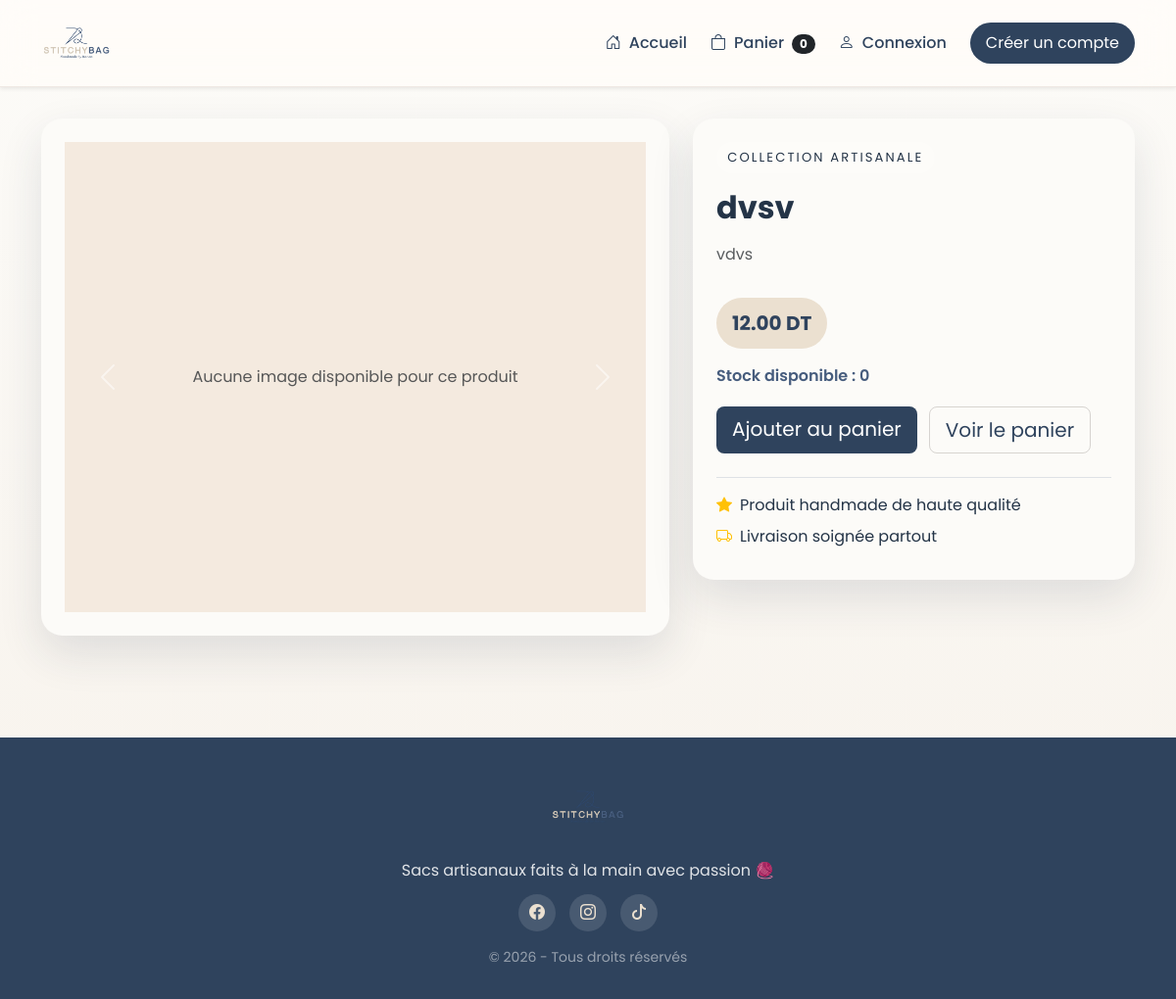
Screenshot of /product/12/ with the database file from the repository.
### shop/models.py (models this page shows, shortened)
class Product(models.Model):
    name = models.CharField(max_length=200)
    description = models.TextField()
    price = models.DecimalField(
        max_digits=10,
        decimal_places=2
    )
    stock = models.PositiveIntegerField(default=0)
    created_at = models.DateTimeField(
        auto_now_add=True
    )
    class Meta:
        ordering = ['-created_at']

### shop/views.py (the view)
def product_detail(request, pk):
    product = get_object_or_404(
        Product,
        pk=pk
    )
    return render(
        request,
        "shop/product_detail.html",
        {
            "product": product
        }
    )

### shop/cart.py (called while the page is built)
    def __len__(self):
        return sum(self.cart.values())

### shop/context_processors.py (called while the page is built)
def cart_count(request):
    cart = Cart(request)
    return {
        "cart_count": len(cart)
    }

### templates/shop/product_detail.html
{% extends 'base.html' %}
{% block content %}
<div class="row g-4 align-items-start">
    <div class="col-lg-7">
        <div class="detail-card">
            <div id="carouselExample" class="carousel slide">
                <div class="carousel-inner">
                    {% for image in product.images.all %}
                    <div class="carousel-item {% if forloop.first %}active{% endif %}">
                        <img src="{{ image.image.url }}" class="d-block w-100" alt="{{ product.name }}">
                    </div>
                    {% empty %}
                    <div class="carousel-item active">
                        <div class="d-flex align-items-center justify-content-center text-muted" style="height: 480px; background: #f4eadf;">
                            Aucune image disponible pour ce produit
                        </div>
                    </div>
                    {% endfor %}
                </div>
                <button class="carousel-control-prev" type="button" data-bs-target="#carouselExample" data-bs-slide="prev">
                    <span class="carousel-control-prev-icon"></span>
                </button>
                <button class="carousel-control-next" type="button" data-bs-target="#carouselExample" data-bs-slide="next">
                    <span class="carousel-control-next-icon"></span>
                </button>
            </div>
        </div>
    </div>
    <div class="col-lg-5">
        <div class="detail-card">
            <span class="eyebrow">Collection artisanale</span>
            <h2 class="fw-bold mb-3">{{ product.name }}</h2>
            <p class="text-muted">{{ product.description }}</p>
            <div class="price-pill">{{ product.price }} DT</div>
            <div class="stock-pill">Stock disponible : {{ product.stock }}</div>
            <div class="detail-actions">
                <a href="{% url 'cart_add' product.id %}" class="btn btn-dark btn-lg">Ajouter au panier</a>
                <a href="{% url 'cart' %}" class="btn btn-outline-dark btn-lg">Voir le panier</a>
            </div>
            <div class="mt-4 border-top pt-3">
                <div class="d-flex align-items-center gap-2 mb-2">
                    <i class="bi bi-star-fill text-warning"></i>
                    <span>Produit handmade de haute qualité</span>
                </div>
                <div class="d-flex align-items-center gap-2 mb-2">
                    <i class="bi bi-truck text-warning"></i>
                    <span>Livraison soignée partout</span>
                </div>
            </div>
        </div>
    </div>
</div>
{% endblock %}

### static/css/style.css (style rules this page uses)
:root { --cream: #f7f2eb; --cream-strong: #ebe0d0; --brown: #465C7D; --brown-dark: #2f435d; --gold: #D3C8B8; --text: #243447; --muted: #64738a; --white: #fcfbf8; --shadow: 0 18px 45px rgba(36, 52, 71, 0.12); }
body { font-family: 'Poppins', 'Segoe UI', sans-serif; background: linear-gradient(180deg, #fcfbf8 0%, var(--cream) 100%); color: var(--text); }
body a { text-decoration: none; }
.page-body { min-height: 100vh; }
.eyebrow { display: inline-block; padding: 0.4rem 0.7rem; border-radius: 999px; background: rgba(255, 255, 255, 0.16); font-size: 0.82rem; text-transform: uppercase; letter-spacing: 0.16em; margin-bottom: 1rem; }
.btn-dark { background: var(--brown-dark); border: none; transition: transform 0.2s ease, box-shadow 0.2s ease; }
.btn-outline-dark { border-color: rgba(47, 36, 29, 0.18); color: var(--brown-dark); }
.detail-card, .checkout-card, .auth-card, .summary-card, .cart-item-card, .order-card { background: var(--white); border-radius: 1.35rem; box-shadow: var(--shadow); }
.detail-card { padding: 1.5rem; }
.price-pill { display: inline-block; padding: 0.7rem 1rem; border-radius: 999px; background: var(--cream-strong); color: var(--brown-dark); font-size: 1.25rem; font-weight: 700; margin: 1rem 0; }
.stock-pill { color: var(--brown); font-weight: 600; margin-bottom: 1rem; }
.detail-actions { display: flex; flex-wrap: wrap; gap: 0.75rem; margin-top: 1.2rem; }

### rows the page displays
Product: name "dvsv", description "vdvs", price "12.00", stock "0"

### other values shown
{{ cart_count }} "0"
